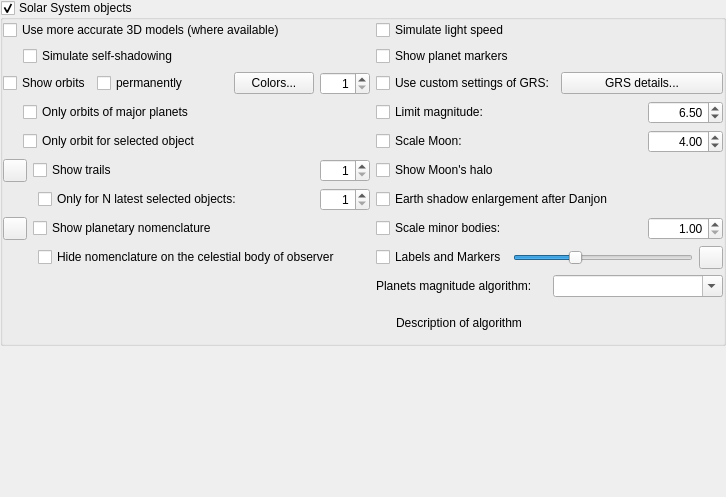
        <widget class="QWidget" name="page_SS">
         <layout class="QGridLayout" name="gridLayout_22">
          <property name="leftMargin">
           <number>0</number>
          </property>
          <property name="topMargin">
           <number>0</number>
          </property>
          <property name="rightMargin">
           <number>0</number>
          </property>
          <property name="bottomMargin">
           <number>0</number>
          </property>
          <property name="spacing">
           <number>0</number>
          </property>
          <item row="2" column="0">
           <spacer name="verticalSpacer_4">
            <property name="orientation">
             <enum>Qt::Vertical</enum>
            </property>
            <property name="sizeHint" stdset="0">
             <size>
              <width>20</width>
              <height>151</height>
             </size>
            </property>
           </spacer>
          </item>
          <item row="0" column="0">
           <widget class="QGroupBox" name="planetsGroupBox">
            <property name="title">
             <string>Solar System objects</string>
            </property>
            <property name="flat">
             <bool>true</bool>
            </property>
            <property name="checkable">
             <bool>true</bool>
            </property>
            <layout class="QGridLayout" name="gridLayout_20">
             <property name="leftMargin">
              <number>0</number>
             </property>
             <property name="topMargin">
              <number>0</number>
             </property>
             <property name="rightMargin">
              <number>0</number>
             </property>
             <property name="bottomMargin">
              <number>0</number>
             </property>
             <item row="12" column="1">
              <layout class="QHBoxLayout" name="horizontalLayout_17">
               <item>
                <widget class="QCheckBox" name="planetLabelCheckBox">
                 <property name="text">
                  <string>Labels and Markers</string>
                 </property>
                </widget>
               </item>
               <item>
                <widget class="QSlider" name="planetsLabelsHorizontalSlider">
                 <property name="sizePolicy">
                  <sizepolicy hsizetype="Preferred" vsizetype="Fixed">
                   <horstretch>0</horstretch>
                   <verstretch>0</verstretch>
                  </sizepolicy>
                 </property>
                 <property name="minimumSize">
                  <size>
                   <width>180</width>
                   <height>0</height>
                  </size>
                 </property>
                 <property name="value">
                  <number>33</number>
                 </property>
                 <property name="orientation">
                  <enum>Qt::Horizontal</enum>
                 </property>
                </widget>
               </item>
               <item>
                <widget class="QToolButton" name="planetLabelColor">
                 <property name="toolTip">
                  <string>Color of planet labels</string>
                 </property>
                </widget>
               </item>
              </layout>
             </item>
             <item row="13" column="1">
              <layout class="QHBoxLayout" name="horizontalLayout_6">
               <item>
                <widget class="QLabel" name="planetDetailsLabel">
                 <property name="text">
                  <string>Planets magnitude algorithm:</string>
                 </property>
                </widget>
               </item>
               <item>
                <widget class="QComboBox" name="planetMagnitudeAlgorithmComboBox">
                 <property name="editable">
                  <bool>true</bool>
                 </property>
                 <property name="insertPolicy">
                  <enum>QComboBox::NoInsert</enum>
                 </property>
                </widget>
               </item>
              </layout>
             </item>
             <item row="7" column="0">
              <layout class="QHBoxLayout" name="horizontalLayout_2">
               <item>
                <spacer name="horizontalSpacer_5">
                 <property name="orientation">
                  <enum>Qt::Horizontal</enum>
                 </property>
                 <property name="sizeType">
                  <enum>QSizePolicy::Fixed</enum>
                 </property>
                 <property name="sizeHint" stdset="0">
                  <size>
                   <width>20</width>
                   <height>20</height>
                  </size>
                 </property>
                </spacer>
               </item>
               <item>
                <widget class="QCheckBox" name="planetIsolatedOrbitCheckBox">
                 <property name="toolTip">
                  <string>Deactivate this option if you want to see orbit for selected planet and its moons.</string>
                 </property>
                 <property name="text">
                  <string>Only orbit for selected object</string>
                 </property>
                </widget>
               </item>
              </layout>
             </item>
             <item row="6" column="0">
              <layout class="QHBoxLayout" name="horizontalLayout_12">
               <item>
                <spacer name="horizontalSpacer_8">
                 <property name="orientation">
                  <enum>Qt::Horizontal</enum>
                 </property>
                 <property name="sizeType">
                  <enum>QSizePolicy::Fixed</enum>
                 </property>
                 <property name="sizeHint" stdset="0">
                  <size>
                   <width>20</width>
                   <height>20</height>
                  </size>
                 </property>
                </spacer>
               </item>
               <item>
                <widget class="QCheckBox" name="planetOrbitOnlyCheckBox">
                 <property name="text">
                  <string>Only orbits of major planets</string>
                 </property>
                </widget>
               </item>
              </layout>
             </item>
             <item row="7" column="1">
              <layout class="QHBoxLayout" name="horizontalLayout">
               <item>
                <widget class="QCheckBox" name="planetScaleMoonCheckBox">
                 <property name="text">
                  <string>Scale Moon:</string>
                 </property>
                </widget>
               </item>
               <item>
                <widget class="QDoubleSpinBox" name="moonScaleFactor">
                 <property name="maximumSize">
                  <size>
                   <width>75</width>
                   <height>16777215</height>
                  </size>
                 </property>
                 <property name="toolTip">
                  <string>Scale factor</string>
                 </property>
                 <property name="alignment">
                  <set>Qt::AlignRight|Qt::AlignTrailing|Qt::AlignVCenter</set>
                 </property>
                 <property name="decimals">
                  <number>2</number>
                 </property>
                 <property name="minimum">
                  <double>1.000000000000000</double>
                 </property>
                 <property name="maximum">
                  <double>20.000000000000000</double>
                 </property>
                 <property name="singleStep">
                  <double>0.100000000000000</double>
                 </property>
                 <property name="value">
                  <double>4.000000000000000</double>
                 </property>
                </widget>
               </item>
              </layout>
             </item>
             <item row="5" column="1">
              <layout class="QHBoxLayout" name="horizontalLayout_15">
               <item>
                <widget class="QCheckBox" name="customGrsSettingsCheckBox">
                 <property name="text">
                  <string>Use custom settings of GRS:</string>
                 </property>
                </widget>
               </item>
               <item>
                <widget class="QPushButton" name="pushButtonGrsDetails">
                 <property name="toolTip">
                  <string>GRS details...</string>
                 </property>
                 <property name="text">
                  <string>GRS details...</string>
                 </property>
                </widget>
               </item>
              </layout>
             </item>
             <item row="1" column="0">
              <layout class="QHBoxLayout" name="horizontalLayoutSelfShadowing">
               <item>
                <spacer name="horizontalSpacerSelfShadowing">
                 <property name="orientation">
                  <enum>Qt::Horizontal</enum>
                 </property>
                 <property name="sizeType">
                  <enum>QSizePolicy::Fixed</enum>
                 </property>
                 <property name="sizeHint" stdset="0">
                  <size>
                   <width>20</width>
                   <height>20</height>
                  </size>
                 </property>
                </spacer>
               </item>
               <item>
                <widget class="QCheckBox" name="planetShowObjSelfShadowsCheckBox">
                 <property name="toolTip">
                  <string/>
                 </property>
                 <property name="text">
                  <string>Simulate self-shadowing</string>
                 </property>
                </widget>
               </item>
              </layout>
             </item>
             <item row="5" column="0">
              <layout class="QHBoxLayout" name="horizontalLayout_16">
               <property name="bottomMargin">
                <number>0</number>
               </property>
               <item>
                <widget class="QCheckBox" name="planetOrbitCheckBox">
                 <property name="sizePolicy">
                  <sizepolicy hsizetype="Minimum" vsizetype="Fixed">
                   <horstretch>0</horstretch>
                   <verstretch>0</verstretch>
                  </sizepolicy>
                 </property>
                 <property name="text">
                  <string>Show orbits</string>
                 </property>
                </widget>
               </item>
               <item>
                <widget class="QCheckBox" name="planetOrbitPermanentCheckBox">
                 <property name="toolTip">
                  <string>Show orbit even if planet is off screen</string>
                 </property>
                 <property name="text">
                  <string>permanently</string>
                 </property>
                </widget>
               </item>
               <item>
                <spacer name="horizontalSpacer_4">
                 <property name="orientation">
                  <enum>Qt::Horizontal</enum>
                 </property>
                 <property name="sizeHint" stdset="0">
                  <size>
                   <width>40</width>
                   <height>20</height>
                  </size>
                 </property>
                </spacer>
               </item>
               <item>
                <widget class="QPushButton" name="pushButtonOrbitColors">
                 <property name="toolTip">
                  <string>Configure colors of orbit lines</string>
                 </property>
                 <property name="text">
                  <string>Colors...</string>
                 </property>
                </widget>
               </item>
               <item>
                <widget class="QSpinBox" name="planetOrbitsThicknessSpinBox">
                 <property name="minimumSize">
                  <size>
                   <width>50</width>
                   <height>0</height>
                  </size>
                 </property>
                 <property name="maximumSize">
                  <size>
                   <width>50</width>
                   <height>16777215</height>
                  </size>
                 </property>
                 <property name="toolTip">
                  <string>Orbits thickness in pixels</string>
                 </property>
                 <property name="alignment">
                  <set>Qt::AlignRight|Qt::AlignTrailing|Qt::AlignVCenter</set>
                 </property>
                 <property name="minimum">
                  <number>1</number>
                 </property>
                 <property name="maximum">
                  <number>5</number>
                 </property>
                </widget>
               </item>
              </layout>
             </item>
             <item row="6" column="1">
              <layout class="QHBoxLayout" name="planetLimMagHorizontalLayout">
               <item>
                <widget class="QCheckBox" name="planetLimitMagnitudeCheckBox">
                 <property name="toolTip">
                  <string>Limit the magnitude of solar system objects</string>
                 </property>
                 <property name="text">
                  <string>Limit magnitude:</string>
                 </property>
                </widget>
               </item>
               <item>
                <widget class="QDoubleSpinBox" name="planetLimitMagnitudeDoubleSpinBox">
                 <property name="maximumSize">
                  <size>
                   <width>75</width>
                   <height>16777215</height>
                  </size>
                 </property>
                 <property name="alignment">
                  <set>Qt::AlignRight|Qt::AlignTrailing|Qt::AlignVCenter</set>
                 </property>
                 <property name="maximum">
                  <double>22.000000000000000</double>
                 </property>
                 <property name="singleStep">
                  <double>0.100000000000000</double>
                 </property>
                 <property name="value">
                  <double>6.500000000000000</double>
                 </property>
                </widget>
               </item>
              </layout>
             </item>
             <item row="8" column="1">
              <widget class="QCheckBox" name="drawMoonHaloCheckBox">
               <property name="toolTip">
                <string>Toggle drawing halo around the Moon</string>
               </property>
               <property name="text">
                <string>Show Moon's halo</string>
               </property>
              </widget>
             </item>
             <item row="1" column="1">
              <widget class="QCheckBox" name="planetMarkerCheckBox">
               <property name="text">
                <string>Show planet markers</string>
               </property>
              </widget>
             </item>
             <item row="10" column="1">
              <layout class="QHBoxLayout" name="scaleSelectedHorizontalLayout">
               <item>
                <widget class="QCheckBox" name="planetScaleMinorBodyCheckBox">
                 <property name="text">
                  <string>Scale minor bodies:</string>
                 </property>
                </widget>
               </item>
               <item>
                <widget class="QDoubleSpinBox" name="minorBodyScaleFactor">
                 <property name="maximumSize">
                  <size>
                   <width>75</width>
                   <height>16777215</height>
                  </size>
                 </property>
                 <property name="alignment">
                  <set>Qt::AlignRight|Qt::AlignTrailing|Qt::AlignVCenter</set>
                 </property>
                 <property name="decimals">
                  <number>2</number>
                 </property>
                 <property name="minimum">
                  <double>1.000000000000000</double>
                 </property>
                 <property name="maximum">
                  <double>100.000000000000000</double>
                 </property>
                 <property name="singleStep">
                  <double>0.500000000000000</double>
                 </property>
                </widget>
               </item>
              </layout>
             </item>
             <item row="0" column="0">
              <widget class="QCheckBox" name="planetUseObjModelsCheckBox">
               <property name="toolTip">
                <string/>
               </property>
               <property name="text">
                <string>Use more accurate 3D models (where available)</string>
               </property>
              </widget>
             </item>
             <item row="8" column="0">
              <layout class="QHBoxLayout" name="horizontalLayout_19">
               <item>
                <widget class="QToolButton" name="planetTrailsColor">
                 <property name="toolTip">
                  <string>Color of trails</string>
                 </property>
                </widget>
               </item>
               <item>
                <widget class="QCheckBox" name="planetTrailsCheckBox">
                 <property name="text">
                  <string>Show trails</string>
                 </property>
                </widget>
               </item>
               <item>
                <widget class="QSpinBox" name="planetTrailsThicknessSpinBox">
                 <property name="maximumSize">
                  <size>
                   <width>50</width>
                   <height>16777215</height>
                  </size>
                 </property>
                 <property name="toolTip">
                  <string>Trails thickness in pixels</string>
                 </property>
                 <property name="alignment">
                  <set>Qt::AlignRight|Qt::AlignTrailing|Qt::AlignVCenter</set>
                 </property>
                 <property name="minimum">
                  <number>1</number>
                 </property>
                 <property name="maximum">
                  <number>5</number>
                 </property>
                </widget>
               </item>
              </layout>
             </item>
             <item row="0" column="1">
              <widget class="QCheckBox" name="planetLightSpeedCheckBox">
               <property name="toolTip">
                <string>Activate this option to simulate the effect of real speed of light (recommended).</string>
               </property>
               <property name="text">
                <string>Simulate light speed</string>
               </property>
              </widget>
             </item>
             <item row="14" column="0">
              <spacer name="verticalSpacer">
               <property name="orientation">
                <enum>Qt::Vertical</enum>
               </property>
               <property name="sizeHint" stdset="0">
                <size>
                 <width>20</width>
                 <height>40</height>
                </size>
               </property>
              </spacer>
             </item>
             <item row="14" column="1">
              <layout class="QHBoxLayout" name="horizontalLayout_3">
               <property name="topMargin">
                <number>0</number>
               </property>
               <item>
                <spacer name="horizontalSpacer_6">
                 <property name="orientation">
                  <enum>Qt::Horizontal</enum>
                 </property>
                 <property name="sizeType">
                  <enum>QSizePolicy::Fixed</enum>
                 </property>
                 <property name="sizeHint" stdset="0">
                  <size>
                   <width>20</width>
                   <height>20</height>
                  </size>
                 </property>
                </spacer>
               </item>
               <item>
                <widget class="QLabel" name="planetMagnitudeAlgorithmDescription">
                 <property name="text">
                  <string notr="true">Description of algorithm</string>
                 </property>
                 <property name="textFormat">
                  <enum>Qt::RichText</enum>
                 </property>
                 <property name="wordWrap">
                  <bool>true</bool>
                 </property>
                </widget>
               </item>
              </layout>
             </item>
             <item row="9" column="1">
              <widget class="QCheckBox" name="shadowEnlargementDanjonCheckBox">
               <property name="toolTip">
                <string>Astronomical Almanac (default) has 2% enlargement, Danjon (1951) uses a slightly different model</string>
               </property>
               <property name="text">
                <string>Earth shadow enlargement after Danjon</string>
               </property>
              </widget>
             </item>
             <item row="9" column="0">
              <layout class="QHBoxLayout" name="horizontalLayout_18">
               <item>
                <spacer name="horizontalSpacer_10">
                 <property name="orientation">
                  <enum>Qt::Horizontal</enum>
                 </property>
                 <property name="sizeType">
                  <enum>QSizePolicy::Fixed</enum>
                 </property>
                 <property name="sizeHint" stdset="0">
                  <size>
                   <width>35</width>
                   <height>20</height>
                  </size>
                 </property>
                </spacer>
               </item>
               <item>
                <widget class="QCheckBox" name="planetIsolatedTrailsCheckBox">
                 <property name="toolTip">
                  <string>Deactivate this option if you want to see the trails for all Solar system bodies.</string>
                 </property>
                 <property name="text">
                  <string>Only for N latest selected objects:</string>
                 </property>
                </widget>
               </item>
               <item>
                <widget class="QSpinBox" name="planetIsolatedTrailsSpinBox">
                 <property name="maximumSize">
                  <size>
                   <width>50</width>
                   <height>16777213</height>
                  </size>
                 </property>
                 <property name="alignment">
                  <set>Qt::AlignRight|Qt::AlignTrailing|Qt::AlignVCenter</set>
                 </property>
                 <property name="minimum">
                  <number>1</number>
                 </property>
                 <property name="maximum">
                  <number>5</number>
                 </property>
                 <property name="value">
                  <number>1</number>
                 </property>
                </widget>
               </item>
              </layout>
             </item>
             <item row="10" column="0">
              <layout class="QHBoxLayout" name="horizontalLayout_9">
               <item>
                <widget class="QToolButton" name="planetNomenclatureColor">
                 <property name="toolTip">
                  <string>Color of nomenclature labels</string>
                 </property>
                 <property name="text">
                  <string/>
                 </property>
                </widget>
               </item>
               <item>
                <widget class="QCheckBox" name="planetNomenclatureCheckBox">
                 <property name="toolTip">
                  <string>Show hints and labels for planetary features</string>
                 </property>
                 <property name="text">
                  <string>Show planetary nomenclature</string>
                 </property>
                </widget>
               </item>
              </layout>
             </item>
             <item row="12" column="0">
              <layout class="QHBoxLayout" name="horizontalLayout_13">
               <item>
                <spacer name="horizontalSpacer_9">
                 <property name="orientation">
                  <enum>Qt::Horizontal</enum>
                 </property>
                 <property name="sizeType">
                  <enum>QSizePolicy::Fixed</enum>
                 </property>
                 <property name="sizeHint" stdset="0">
                  <size>
                   <width>35</width>
                   <height>20</height>
                  </size>
                 </property>
                </spacer>
               </item>
               <item>
                <widget class="QCheckBox" name="hidePlanetNomenclatureCheckBox">
                 <property name="text">
                  <string>Hide nomenclature on the celestial body of observer</string>
                 </property>
                </widget>
               </item>
              </layout>
             </item>
            </layout>
           </widget>
          </item>
         </layout>
        </widget>
